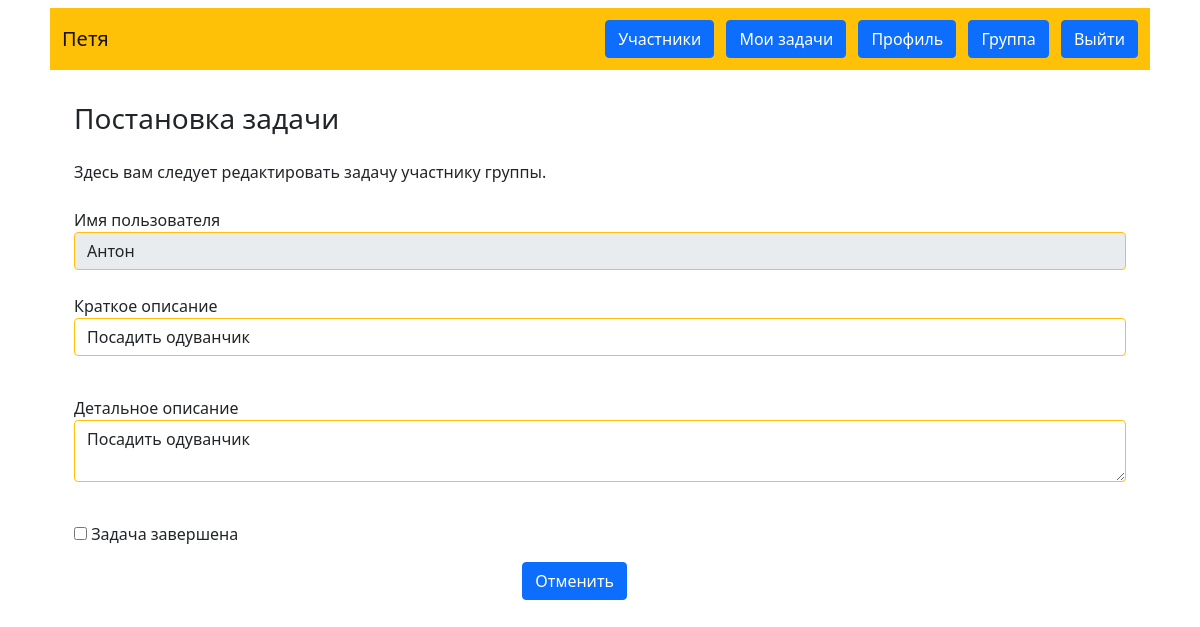
/user_task/2 (signed in), run on the app's committed database.
### data/users.py (models this page shows, shortened)
class User(SqlAlchemyBase, UserMixin, SerializerMixin):
    __tablename__ = 'Users'
    id = sqlalchemy.Column(sqlalchemy.Integer,
                           primary_key=True, autoincrement=True)
    login = sqlalchemy.Column(sqlalchemy.String, unique=True, nullable=False)
    group = sqlalchemy.Column(sqlalchemy.Integer,
                              sqlalchemy.ForeignKey("Groups.id"))
    email = sqlalchemy.Column(sqlalchemy.String,
                              index=True, unique=True, nullable=False)
    password = sqlalchemy.Column(sqlalchemy.String, nullable=True)

class Task(SqlAlchemyBase, UserMixin, SerializerMixin):
    __tablename__ = 'Tasks'
    id = sqlalchemy.Column(sqlalchemy.Integer,
                           primary_key=True, autoincrement=True)
    user_id = sqlalchemy.Column(sqlalchemy.Integer,
                                sqlalchemy.ForeignKey("Users.id"))
    author_id = sqlalchemy.Column(sqlalchemy.Integer,
                                  sqlalchemy.ForeignKey("Users.id"))
    group_id = sqlalchemy.Column(sqlalchemy.Integer,
                                 sqlalchemy.ForeignKey("Groups.id"))
    short_task = sqlalchemy.Column(sqlalchemy.String, nullable=False)
    detail_task = sqlalchemy.Column(sqlalchemy.String, unique=False)
    completed = sqlalchemy.Column(sqlalchemy.Boolean)

### main.py (the view, shortened to what this page needs)
@app.route('/user_task/<id>', methods=['GET', 'POST'])
@login_required
def user_task(id):
    form = TaskForm()
    db_sess = db_session.create_session()
    task = db_sess.query(Task).get(id)
    user = db_sess.query(User).get(task.user_id)
    group = db_sess.query(Group).get(current_user.group)
    admin = db_sess.query(User).get(group.group_admin)
    is_admin = False
    if current_user.id == admin.id:
        is_admin = True
    form.login.data = user.login
    form.short_task.data = task.short_task
    form.detail_task.data = task.detail_task
    form.completed.data = task.completed
    return render_template('user_task.html', title='Изменение задачи', form=form, is_admin=is_admin)

### form/user.py
class TaskForm(FlaskForm):
    login = StringField('Имя пользователя', render_kw={'readonly': True}, validators=[DataRequired()])
    short_task = StringField('Краткое описание', validators=[DataRequired()])
    detail_task = TextAreaField('Детальное описание', validators=[DataRequired()])
    completed = BooleanField('Задача завершена')
    submit = SubmitField('Создать')
    cancel = SubmitField('Отменить')

### data/db_session.py (called while the page is built)
def create_session() -> Session:
    global __factory
    return __factory()

### main.py (called while the page is built)
@login_manager.user_loader
def load_user(user_id):
    db_sess = db_session.create_session()
    return db_sess.query(User).get(user_id)

### templates/user_task.html (shortened to what this page needs)
{% extends "base.html" %}
{% block content %}
<h3>Постановка задачи</h3>
<p class="my-3 my-md-4">Здесь вам следует редактировать задачу участнику группы.</p>
<form action="" method="post" novalidate>
    <div>
        {{ form.login.label }}<br>
        {{ form.login(class="form-control border border-warning", type="email") }}<br>
    </div>
    <p>
        {{ form.short_task.label }}<br>
        {{ form.short_task(class="form-control border border-warning") }}<br>
    </p>
     <p>
        {{ form.detail_task.label }}<br>
        {{ form.detail_task(class="form-control border border-warning") }}<br>
    </p>
    <p>{{ form.completed() }} {{ form.completed.label }}</p>
     <div class="m4 row justify-content-around">
         <div class="col-2"><a class="btn btn-primary" id="cancel" href="/">Отменить</a></div>
    </div>
</form>
{% endblock %}

### templates/base.html (shortened to what this page needs)
<!doctype html>
<html lang="ru" xmlns="http://www.w3.org/1999/html">
<head>
    <link href="https://cdn.jsdelivr.net/npm/bootstrap@5.1.3/dist/css/bootstrap.min.css" rel="stylesheet"
>
</head>
<body>
<header class="container">
    <nav class="m-2 p-2 navbar navbar-light bg-warning">
        <div><a class="m-1 navbar-brand" href="/index">{{ current_user.login }}</a></div>
        {% if current_user.is_authenticated %}
        <div>
            <a class="m-1 btn btn-primary " href="/members/{{ current_user.group }}">Участники</a>
            <a class="m-1 btn btn-primary " href="/my_tasks">Мои задачи</a>
            <a class="m-1 btn btn-primary " href="/profile">Профиль</a>
            <a class="m-1 btn btn-primary" href="/my_groups">Группа</a>
            <a class="m-1 btn btn-primary" href="/logout">Выйти</a></div>
        {% else %}
        <div>
            <a class="m-1 btn btn-primary " href="/register">Зарегистрироваться</a>
            <a class="m-1 btn btn-success" href="/login">Войти</a>
        </div>
        {% endif %}
    </nav>
</header>
<main role="main" class="container">
    <div class="p-3 m-3">
        {% block content %}{% endblock %}
    </div>
</main>
</body>
</html>

### data on the page
User: login "Петя"
User: login "Антон"
Task: short_task "Посадить одуванчик", detail_task "Посадить одуванчик"
